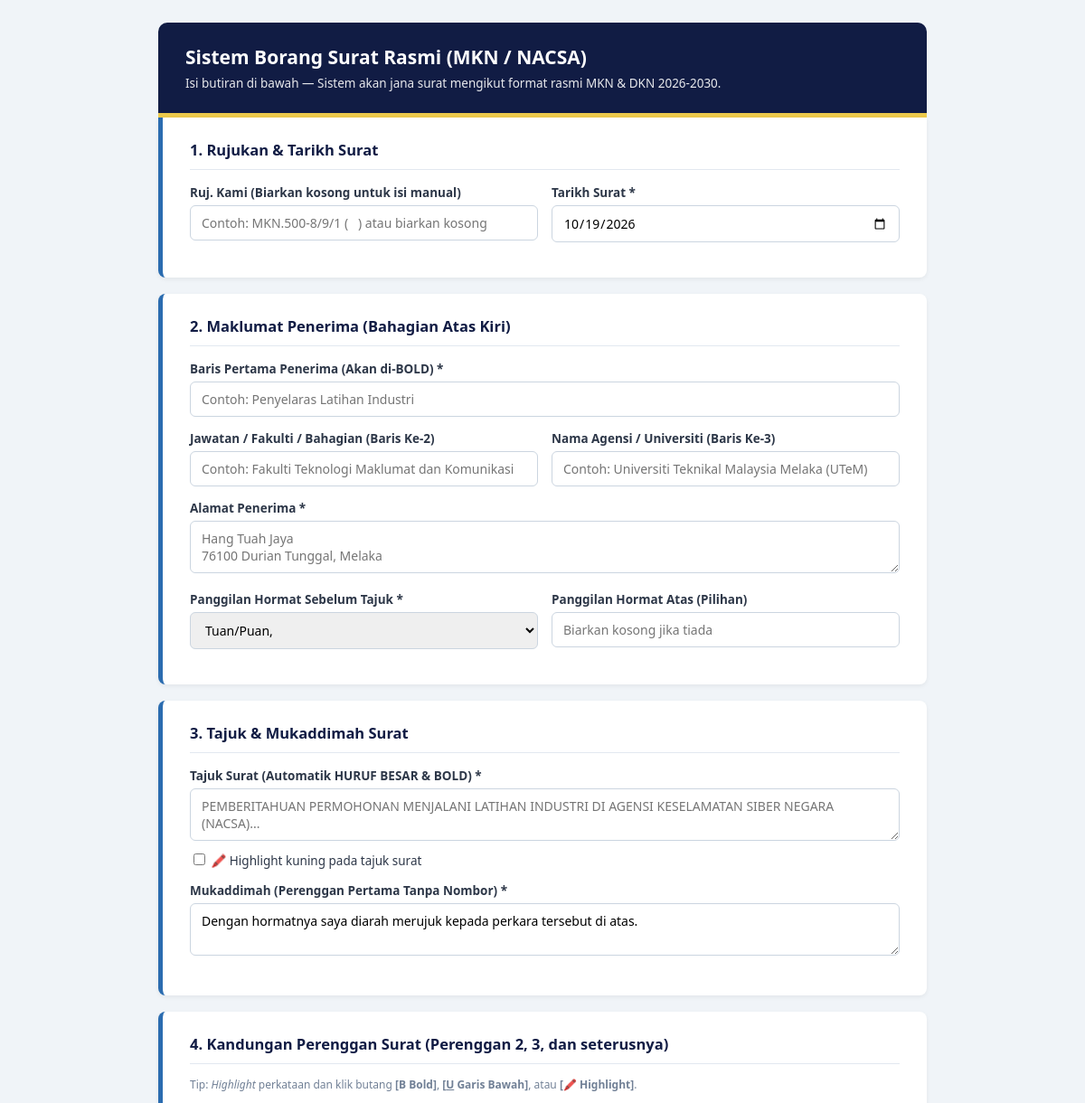
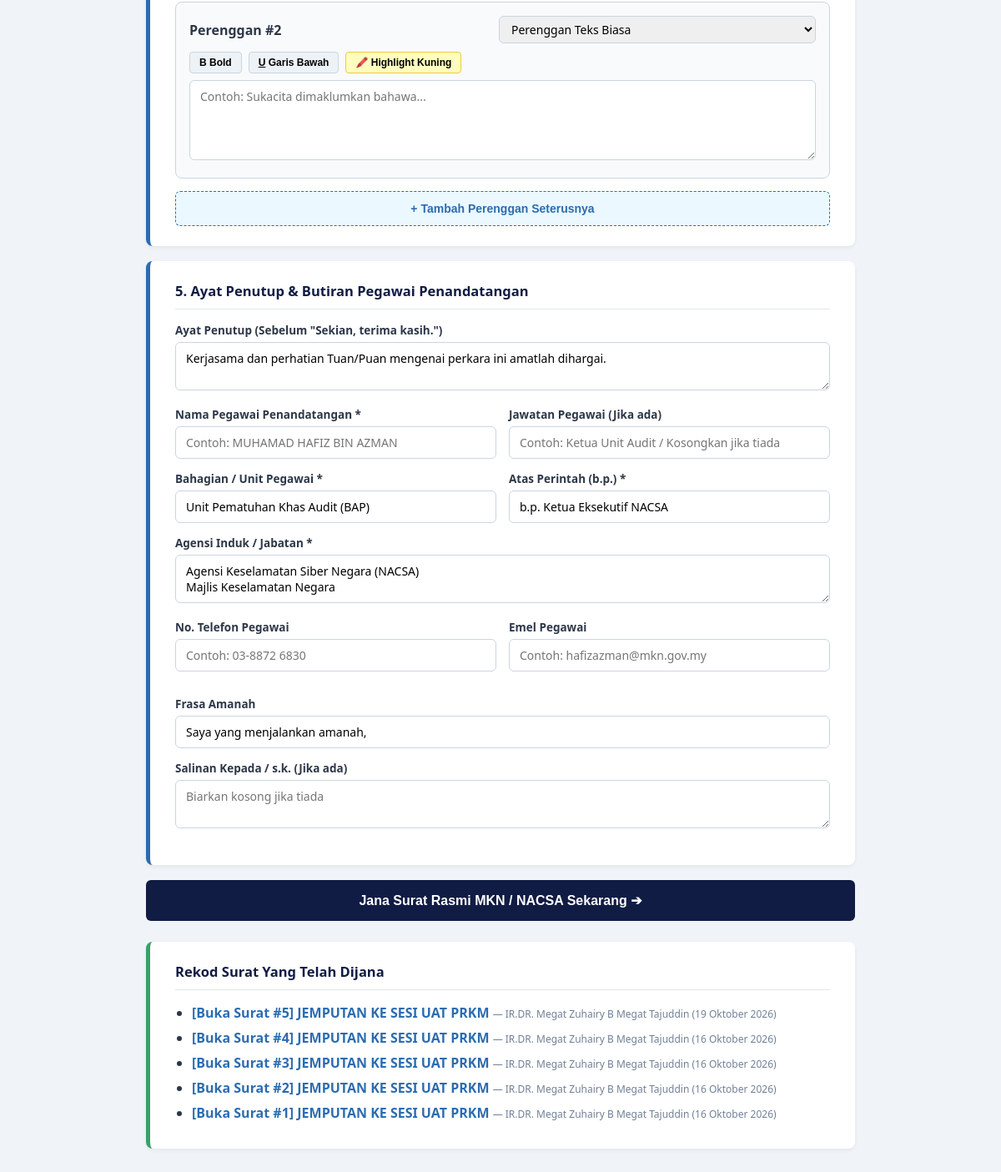
The page / on the database its author committed (2 pictures, top to bottom).
### tables this page shows
CREATE TABLE IF NOT EXISTS `surat_rasmi` (
  `id_surat` int NOT NULL AUTO_INCREMENT,
  `id_templat` int DEFAULT NULL,
  `no_rujukan_kami` varchar(100) DEFAULT NULL,
  `no_rujukan_tuan` varchar(100) DEFAULT NULL,
  `tarikh_surat` date NOT NULL,
  `tarikh_paparan` varchar(100) NOT NULL,
  `panggilan_hormat_atas` varchar(150) DEFAULT NULL,
  `nama_penerima` varchar(200) NOT NULL,
  `jawatan_penerima` varchar(200) DEFAULT NULL,
  `nama_agensi` varchar(200) DEFAULT NULL,
  `alamat_penerima` text NOT NULL,
  `panggilan_hormat_bawah` varchar(100) NOT NULL,
  `tajuk_surat` text NOT NULL,
  `ada_highlight_tajuk` tinyint(1) DEFAULT '0',
  `mukaddimah` text NOT NULL,
  `ayat_penutup` text,
  `frasa_amanah` varchar(150) DEFAULT 'Saya yang menjalankan amanah,',
  `manual_nama_pegawai` varchar(150) DEFAULT NULL,
  `manual_jawatan_pegawai` varchar(150) DEFAULT NULL,
  `manual_bahagian_unit` varchar(200) DEFAULT NULL,
  `manual_bp_jawatan` varchar(200) DEFAULT 'b.p. Ketua Pengarah Keselamatan Negara',
  `manual_agensi_induk` text,
  `manual_no_tel` varchar(50) DEFAULT NULL,
  `manual_emel` varchar(100) DEFAULT NULL,
  `id_pegawai_penandatangan` int DEFAULT NULL,
  `salinan_kepada` text,
  `dicipta_oleh` varchar(100) DEFAULT NULL,
  `status_surat` enum('Draf','Siap') DEFAULT 'Siap',
  `created_at` timestamp NULL DEFAULT CURRENT_TIMESTAMP,
  `updated_at` timestamp NULL DEFAULT CURRENT_TIMESTAMP ON UPDATE CURRENT_TIMESTAMP,
  PRIMARY KEY (`id_surat`),
  KEY `id_templat` (`id_templat`),
  KEY `id_pegawai_penandatangan` (`id_pegawai_penandatangan`),
  CONSTRAINT `surat_rasmi_ibfk_1` FOREIGN KEY (`id_templat`) REFERENCES `templat_surat` (`id_templat`) ON DELETE SET NULL,
  CONSTRAINT `surat_rasmi_ibfk_2` FOREIGN KEY (`id_pegawai_penandatangan`) REFERENCES `pegawai_penandatangan` (`id_pegawai`) ON DELETE SET NULL
);

### index.php (the view, shortened to what this page needs)
<?php
require_once 'db.php';
$sejarah_res =$conn->query("SELECT id_surat, tajuk_surat, nama_penerima, tarikh_paparan FROM surat_rasmi ORDER BY id_surat DESC LIMIT 8");
?>
<!DOCTYPE html>
<html lang="ms">
<head>
</head>
<body>
<div class="container">
    <div class="header-banner">
        <div>
            <h1>Sistem Borang Surat Rasmi (MKN / NACSA)</h1>
            <p>Isi butiran di bawah — Sistem akan jana surat mengikut format rasmi MKN & DKN 2026-2030.</p>
        </div>
    </div>
    <form action="simpan_surat.php" method="POST">
        <div class="card first-card">
            <h3>1. Rujukan & Tarikh Surat</h3>
            <div class="row-2">
                <div class="form-group">
                    <label>Ruj. Kami (Biarkan kosong untuk isi manual)</label>
                    <input type="text" name="no_rujukan_kami" placeholder="Contoh: MKN.500-8/9/1 (   ) atau biarkan kosong">
                </div>
                <div class="form-group">
                    <label>Tarikh Surat *</label>
                    <input type="date" name="tarikh_surat" value="<?= date('Y-m-d') ?>" required>
                </div>
            </div>
        </div>
        <div class="card">
            <h3>2. Maklumat Penerima (Bahagian Atas Kiri)</h3>
            <div class="form-group">
                <label>Baris Pertama Penerima (Akan di-BOLD) *</label>
                <input type="text" name="nama_penerima" placeholder="Contoh: Penyelaras Latihan Industri" required>
            </div>
            <div class="row-2">
                <div class="form-group">
                    <label>Jawatan / Fakulti / Bahagian (Baris Ke-2)</label>
                    <input type="text" name="jawatan_penerima" placeholder="Contoh: Fakulti Teknologi Maklumat dan Komunikasi">
                </div>
                <div class="form-group">
                    <label>Nama Agensi / Universiti (Baris Ke-3)</label>
                    <input type="text" name="nama_agensi" placeholder="Contoh: Universiti Teknikal Malaysia Melaka (UTeM)">
                </div>
            </div>
            <div class="form-group">
                <label>Alamat Penerima *</label>
                <textarea name="alamat_penerima" rows="2" placeholder="Hang Tuah Jaya&#10;76100 Durian Tunggal, Melaka" required></textarea>
            </div>
            <div class="row-2">
                <div class="form-group">
                    <label>Panggilan Hormat Sebelum Tajuk *</label>
                    <select name="panggilan_hormat_bawah" required>
                        <option value="Tuan/Puan,">Tuan/Puan,</option>
                    </select>
                </div>
                <div class="form-group">
                    <label>Panggilan Hormat Atas (Pilihan)</label>
                    <input type="text" name="panggilan_hormat_atas" placeholder="Biarkan kosong jika tiada">
                </div>
            </div>
        </div>
        <div class="card">
            <h3>3. Tajuk & Mukaddimah Surat</h3>
            <div class="form-group">
                <label>Tajuk Surat (Automatik HURUF BESAR & BOLD) *</label>
                <textarea name="tajuk_surat" rows="2" placeholder="PEMBERITAHUAN PERMOHONAN MENJALANI LATIHAN INDUSTRI DI AGENSI KESELAMATAN SIBER NEGARA (NACSA)..." required></textarea>
                <label style="font-weight:normal; margin-top:6px;">
                    <input type="checkbox" name="ada_highlight_tajuk" value="1"> 🖍️ Highlight kuning pada tajuk surat
                </label>
            </div>
            <div class="form-group">
                <label>Mukaddimah (Perenggan Pertama Tanpa Nombor) *</label>
                <textarea name="mukaddimah" rows="2" required>Dengan hormatnya saya diarah merujuk kepada perkara tersebut di atas.</textarea>
            </div>
        </div>
        <div class="card">
            <h3>4. Kandungan Perenggan Surat (Perenggan 2, 3, dan seterusnya)</h3>
            <div class="hint" style="margin-bottom:14px;">
                Tip: <i>Highlight</i> perkataan dan klik butang <b>[B Bold]</b>, <b>[<u>U</u> Garis Bawah]</b>, atau <b>[🖍️ Highlight]</b>.
            </div>
            <div id="senarai-perenggan">
                <div class="perenggan-box">
                    <div class="perenggan-header">
                        <strong class="label-perenggan">Perenggan #2</strong>
                        <select name="jenis_kandungan[]" onchange="tukarJenisPerenggan(this)" style="width:auto; padding:5px 10px;">
                            <option value="teks_biasa">Perenggan Teks Biasa</option>
                        </select>
                    </div>
                    <div class="toolbar">
                        <button type="button" class="btn-tool" onclick="formatTeks(this, 'b')"><b>B</b> Bold</button>
                        <button type="button" class="btn-tool" onclick="formatTeks(this, 'u')"><u>U</u> Garis Bawah</button>
                        <button type="button" class="btn-tool highlight" onclick="formatTeks(this, 'mark')">🖍️ Highlight Kuning</button>
                    </div>
                    <textarea name="teks_perenggan[]" rows="4" placeholder="Contoh: Sukacita dimaklumkan bahawa..." required></textarea>
                </div>
            </div>
            <button type="button" class="btn-add" onclick="tambahPerenggan()">+ Tambah Perenggan Seterusnya</button>
        </div>
        <div class="card">
            <h3>5. Ayat Penutup & Butiran Pegawai Penandatangan</h3>
            <div class="form-group">
                <label>Ayat Penutup (Sebelum "Sekian, terima kasih.")</label>
                <textarea name="ayat_penutup" rows="2">Kerjasama dan perhatian Tuan/Puan mengenai perkara ini amatlah dihargai.</textarea>
            </div>
            <div class="row-2">
                <div class="form-group">
                    <label>Nama Pegawai Penandatangan *</label>
                    <input type="text" name="manual_nama_pegawai" placeholder="Contoh: MUHAMAD HAFIZ BIN AZMAN" required>
                </div>
                <div class="form-group">
                    <label>Jawatan Pegawai (Jika ada)</label>
                    <input type="text" name="manual_jawatan_pegawai" placeholder="Contoh: Ketua Unit Audit / Kosongkan jika tiada">
                </div>
            </div>
            <div class="row-2">
                <div class="form-group">
                    <label>Bahagian / Unit Pegawai *</label>
                    <input type="text" name="manual_bahagian_unit" value="Unit Pematuhan Khas Audit (BAP)" required>
                </div>
                <div class="form-group">
                    <label>Atas Perintah (b.p.) *</label>
                    <input type="text" name="manual_bp_jawatan" value="b.p. Ketua Eksekutif NACSA" required>
                </div>
            </div>
            <div class="form-group">
                <label>Agensi Induk / Jabatan *</label>
                <textarea name="manual_agensi_induk" rows="2" required>Agensi Keselamatan Siber Negara (NACSA)
Majlis Keselamatan Negara</textarea>
            </div>
            <div class="row-2">
                <div class="form-group">
                    <label>No. Telefon Pegawai</label>
                    <input type="text" name="manual_no_tel" placeholder="Contoh: 03-8872 6830">
                </div>
                <div class="form-group">
                    <label>Emel Pegawai</label>
                    <input type="text" name="manual_emel" placeholder="Contoh: hafizazman@mkn.gov.my">
                </div>
            </div>
            <div class="form-group" style="margin-top: 15px;">
                <label>Frasa Amanah</label>
                <input type="text" name="frasa_amanah" value="Saya yang menjalankan amanah,">
            </div>
            <div class="form-group">
                <label>Salinan Kepada / s.k. (Jika ada)</label>
                <textarea name="salinan_kepada" rows="2" placeholder="Biarkan kosong jika tiada"></textarea>
            </div>
        </div>
        <button type="submit" class="btn-submit">Jana Surat Rasmi MKN / NACSA Sekarang ➔</button>
    </form>
    <?php if($sejarah_res &&$sejarah_res->num_rows > 0): ?>
    <div class="card" style="margin-top: 25px; border-left-color: #38a169;">
        <h3>Rekod Surat Yang Telah Dijana</h3>
        <ul style="padding-left: 20px; margin: 0;">
            <?php while($s =$sejarah_res->fetch_assoc()): ?>
                <li style="margin-bottom: 8px;">
                    <a href="cetak_surat.php?id=<?= $s['id_surat'] ?>" target="_blank" style="color: var(--accent); font-weight: 600; text-decoration: none;">
                        [Buka Surat #<?= $s['id_surat'] ?>] <?= htmlspecialchars(mb_strimwidth($s['tajuk_surat'], 0, 65, '...')) ?>
                    </a>
                    <span style="font-size: 12px; color: #718096;"> — <?= htmlspecialchars($s['nama_penerima']) ?> (<?=$s['tarikh_paparan'] ?>)</span>
                </li>
            <?php endwhile; ?>
        </ul>
    </div>
    <?php endif; ?>
</div>
</body>
</html>

### index.php (style rules this page uses)
:root { --primary: #111c44; --accent: #2b6cb0; --bg: #f0f4f8; --card-bg: #ffffff; }
body { font-family: 'Segoe UI', Tahoma, Geneva, Verdana, sans-serif; background-color: var(--bg); margin: 0; padding: 25px 15px; color: #2d3748; }
.container { max-width: 850px; margin: 0 auto; }
.header-banner { background: var(--primary); color: #fff; padding: 24px 30px; border-radius: 10px 10px 0 0; border-bottom: 5px solid #ecc94b; }
.header-banner h1 { margin: 0 0 6px 0; font-size: 21px; }
.header-banner p { margin: 0; opacity: 0.9; font-size: 13.5px; }
.card { background: var(--card-bg); padding: 24px 30px; margin-bottom: 18px; border-radius: 8px; box-shadow: 0 2px 5px rgba(0,0,0,0.06); border-left: 5px solid var(--accent); }
.card.first-card { border-radius: 0 0 8px 8px; }
.card h3 { margin-top: 0; color: var(--primary); font-size: 16.5px; border-bottom: 1px solid #e2e8f0; padding-bottom: 10px; margin-bottom: 16px; }
.form-group { margin-bottom: 15px; }
label { display: block; font-weight: 600; margin-bottom: 5px; font-size: 13.5px; }
.hint { font-size: 12px; color: #718096; margin-top: -2px; margin-bottom: 6px; }
input[type="text"], input[type="date"], select, textarea { width: 100%; padding: 9px 12px; border: 1px solid #cbd5e0; border-radius: 6px; font-size: 14px; box-sizing: border-box; font-family: inherit; }
.row-2 { display: grid; grid-template-columns: 1fr 1fr; gap: 15px; }
.perenggan-box { background: #f8fafc; border: 1px solid #cbd5e0; padding: 16px; border-radius: 8px; margin-bottom: 15px; }
.perenggan-header { display: flex; justify-content: space-between; align-items: center; margin-bottom: 10px; }
.toolbar { display: flex; gap: 8px; margin-bottom: 8px; flex-wrap: wrap; }
.btn-tool { background: #edf2f7; border: 1px solid #cbd5e0; padding: 5px 11px; border-radius: 4px; cursor: pointer; font-size: 12px; font-weight: 600; }
.btn-tool.highlight { background: #fefcbf; border-color: #ecc94b; }
.btn-add { background: #ebf8ff; color: var(--accent); border: 1px dashed var(--accent); padding: 12px; width: 100%; border-radius: 6px; cursor: pointer; font-weight: 600; font-size: 14px; }
.btn-submit { background: var(--primary); color: white; border: none; padding: 15px 28px; font-size: 16px; font-weight: 600; border-radius: 6px; cursor: pointer; width: 100%; }

### rows shown on the page
surat_rasmi: id_surat "5", tajuk_surat "JEMPUTAN KE SESI UAT PRKM", nama_penerima "IR.DR. Megat Zuhairy B Megat Tajuddin", tarikh_paparan "19 Oktober 2026"
surat_rasmi: id_surat "4", tajuk_surat "JEMPUTAN KE SESI UAT PRKM", nama_penerima "IR.DR. Megat Zuhairy B Megat Tajuddin", tarikh_paparan "16 Oktober 2026"
surat_rasmi: id_surat "3", tajuk_surat "JEMPUTAN KE SESI UAT PRKM", nama_penerima "IR.DR. Megat Zuhairy B Megat Tajuddin", tarikh_paparan "16 Oktober 2026"
surat_rasmi: id_surat "2", tajuk_surat "JEMPUTAN KE SESI UAT PRKM", nama_penerima "IR.DR. Megat Zuhairy B Megat Tajuddin", tarikh_paparan "16 Oktober 2026"
surat_rasmi: id_surat "1", tajuk_surat "JEMPUTAN KE SESI UAT PRKM", nama_penerima "IR.DR. Megat Zuhairy B Megat Tajuddin", tarikh_paparan "16 Oktober 2026"
